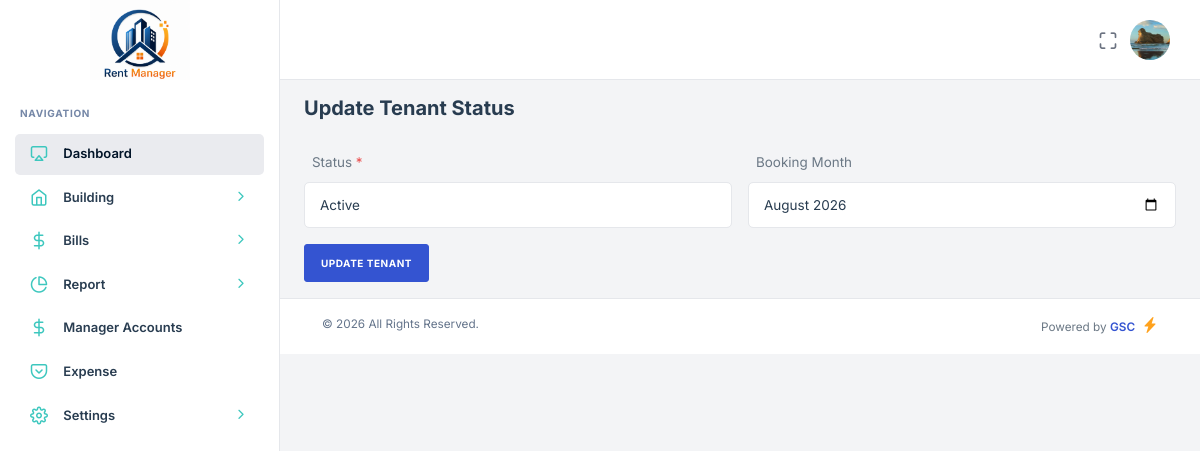
Screenshot of /admin.php?page=status_change&edit_id=4 (signed in) with the database file from the repository.
### tables this page shows
CREATE TABLE `tenants` (
  `id` int(11) NOT NULL,
  `name` varchar(150) NOT NULL,
  `phone` varchar(20) NOT NULL,
  `email` varchar(150) DEFAULT NULL,
  `password` varchar(256) NOT NULL DEFAULT '827ccb0eea8a706c4c34a16891f84e7b',
  `status` enum('Active','Inactive','Booked') NOT NULL DEFAULT 'Active',
  `role` enum('Admin','Tenant','Manager') NOT NULL,
  `booking_month` varchar(100) DEFAULT NULL,
  `start_tanent` date DEFAULT NULL,
  `nid_no` varchar(200) DEFAULT NULL,
  `permanent_address` text DEFAULT NULL,
  `family_member` int(11) DEFAULT NULL,
  `tenant_image` varchar(255) DEFAULT NULL,
  `nid_image` varchar(255) DEFAULT NULL,
  `building_id` int(11) DEFAULT NULL,
  `unit_id` int(11) DEFAULT NULL,
  `created_at` timestamp NOT NULL DEFAULT current_timestamp()
);

### pages/status_change.php (the view, shortened to what this page needs)
<?php
    if (isset($_GET['edit_id'])) {
        $id = (int)$_GET['edit_id'];
        $q = mysqli_query($db, "SELECT * FROM tenants WHERE role IN ('Tenant') AND id = $id");
        $editData = mysqli_fetch_assoc($q);
    }
?>
<div class="container mb-3 px-4">
    <h4 class="py-3">
        <?= isset($editData) ? 'Update Tenant Status' : 'Add Tenant' ?>
    </h4>
    <form method="POST" enctype="multipart/form-data" class="row g-3">
        <div class="col-md-6">
            <label class="p-2">Status <span class="text-danger">*</span></label>
            <select name="status" id="status" class="form-control custom-select" required>
                <option value="Active" <?= (isset($editData['status']) && $editData['status'] == 'Active') ? 'selected' : '' ?>>
                    Active
                </option>
            </select>
        </div>
        <div class="col-md-6">
            <label class="p-2">Booking Month</label>
            <input
                type="month"
                name="booking_month"
                value="<?= $editData['booking_month'] ?? '' ?>"
                class="form-control"
            >
        </div>
        <div class="col-12">
            <button name="save_tenant" class="btn btn-primary">
                <?= isset($editData) ? 'Update Tenant' : 'Save Tenant' ?>
            </button>
        </div>
    </form>
</div>

### includes/header.php (shortened to what this page needs)
<?php
include "database/db.php";
$user_id = $_SESSION['id'];
$sql = mysqli_query($db,"SELECT * FROM `tenants` WHERE id = '$user_id' ");
$user_row = mysqli_fetch_assoc($sql);
$old_image= $user_row['tenant_image'];
?>
<!DOCTYPE html>
<html lang="zxx">
<head>
    <link rel="stylesheet" type="text/css" href="public/assets/css/bootstrap.min.css" />
    <link rel="stylesheet" type="text/css" href="public/assets/vendors/css/vendors.min.css" />
    <link rel="stylesheet" type="text/css" href="public/assets/vendors/css/daterangepicker.min.css" />
    <link rel="stylesheet" type="text/css" href="public/assets/css/theme.min.css" />
    <link rel="stylesheet" href="public/assets/css/style.css">
</head>
<body>
    <?php include "includes/sidebar.php"; ?>
    <header class="nxl-header">
        <div class="header-wrapper">
            <div class="header-right ms-auto">
                <div class="d-flex align-items-center">
                    <div class="nxl-h-item d-none d-sm-flex">
                        <div class="full-screen-switcher">
                            <a href="javascript:void(0);" class="nxl-head-link me-0"
                                onclick="$('body').fullScreenHelper('toggle');">
                                <i class="feather-maximize maximize"></i>
                            </a>
                        </div>
                    </div>
                    <div class="dropdown nxl-h-item">
                        <a href="javascript:void(0);" data-bs-toggle="dropdown" role="button"
                            data-bs-auto-close="outside">
                            <img src="<?php echo $old_image ? 'public/uploads/tenants/'.$old_image : 'public/uploads/tenants/no-image.png' ?>" alt="<?= $old_image ?>"
                                class="img-fluid user-avtar me-0" style="width:40px; height: 40px;"/>
                        </a>
                    </div>
                </div>
            </div>
        </div>
    </header>

### rows the page displays
tenants: tenant_image (picture)
tenants: status "Active", booking_month "2026-08"
